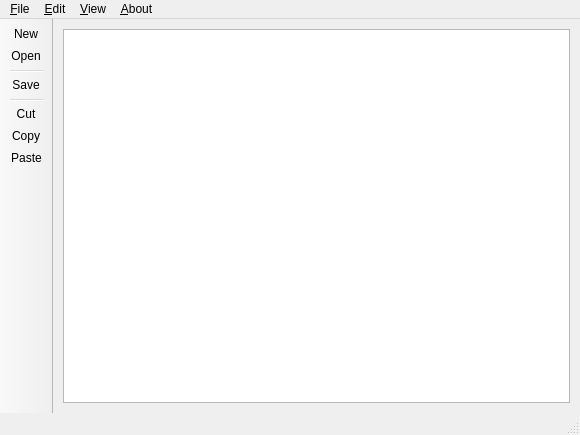
<?xml version="1.0" encoding="UTF-8"?>
<ui version="4.0">
 <class>TextEditor</class>
 <widget class="QMainWindow" name="TextEditor">
  <property name="geometry">
   <rect>
    <x>0</x>
    <y>0</y>
    <width>580</width>
    <height>435</height>
   </rect>
  </property>
  <property name="sizePolicy">
   <sizepolicy hsizetype="Preferred" vsizetype="Preferred">
    <horstretch>0</horstretch>
    <verstretch>0</verstretch>
   </sizepolicy>
  </property>
  <property name="minimumSize">
   <size>
    <width>300</width>
    <height>200</height>
   </size>
  </property>
  <property name="windowTitle">
   <string>TextEditor[*]</string>
  </property>
  <widget class="QWidget" name="centralwidget">
   <property name="enabled">
    <bool>true</bool>
   </property>
   <property name="sizePolicy">
    <sizepolicy hsizetype="Preferred" vsizetype="Preferred">
     <horstretch>0</horstretch>
     <verstretch>0</verstretch>
    </sizepolicy>
   </property>
   <layout class="QVBoxLayout" name="verticalLayout_2">
    <property name="leftMargin">
     <number>10</number>
    </property>
    <property name="topMargin">
     <number>10</number>
    </property>
    <property name="rightMargin">
     <number>10</number>
    </property>
    <property name="bottomMargin">
     <number>10</number>
    </property>
    <item>
     <widget class="QTextEdit" name="textEdit"/>
    </item>
   </layout>
  </widget>
  <widget class="QMenuBar" name="menubar">
   <property name="geometry">
    <rect>
     <x>0</x>
     <y>0</y>
     <width>580</width>
     <height>17</height>
    </rect>
   </property>
   <widget class="QMenu" name="menu_File">
    <property name="title">
     <string>&amp;File</string>
    </property>
    <property name="toolTipsVisible">
     <bool>true</bool>
    </property>
    <addaction name="actionNew"/>
    <addaction name="actionOpen"/>
    <addaction name="separator"/>
    <addaction name="actionSave"/>
    <addaction name="actionSaveAs"/>
    <addaction name="separator"/>
    <addaction name="actionClose"/>
    <addaction name="separator"/>
    <addaction name="actionExit"/>
   </widget>
   <widget class="QMenu" name="menu_View">
    <property name="toolTip">
     <string>Вид</string>
    </property>
    <property name="title">
     <string>&amp;View</string>
    </property>
    <property name="toolTipsVisible">
     <bool>true</bool>
    </property>
    <addaction name="actionSelectFont"/>
   </widget>
   <widget class="QMenu" name="menuEdit">
    <property name="toolTip">
     <string>Правка</string>
    </property>
    <property name="title">
     <string>&amp;Edit</string>
    </property>
    <property name="toolTipsVisible">
     <bool>true</bool>
    </property>
    <addaction name="actionCut"/>
    <addaction name="actionCopy"/>
    <addaction name="actionPaste"/>
    <addaction name="separator"/>
    <addaction name="actionUndo"/>
    <addaction name="actionRedo"/>
   </widget>
   <widget class="QMenu" name="menuAbout">
    <property name="toolTip">
     <string>Справка</string>
    </property>
    <property name="title">
     <string>&amp;About</string>
    </property>
    <property name="toolTipsVisible">
     <bool>true</bool>
    </property>
    <addaction name="actionAbout"/>
    <addaction name="actionAboutQt"/>
   </widget>
   <addaction name="menu_File"/>
   <addaction name="menuEdit"/>
   <addaction name="menu_View"/>
   <addaction name="menuAbout"/>
  </widget>
  <widget class="QStatusBar" name="statusbar">
   <property name="enabled">
    <bool>true</bool>
   </property>
  </widget>
  <widget class="QToolBar" name="toolBar">
   <property name="windowTitle">
    <string>toolBar</string>
   </property>
   <property name="movable">
    <bool>false</bool>
   </property>
   <property name="toolButtonStyle">
    <enum>Qt::ToolButtonIconOnly</enum>
   </property>
   <property name="floatable">
    <bool>true</bool>
   </property>
   <attribute name="toolBarArea">
    <enum>LeftToolBarArea</enum>
   </attribute>
   <attribute name="toolBarBreak">
    <bool>false</bool>
   </attribute>
   <addaction name="actionNew"/>
   <addaction name="actionOpen"/>
   <addaction name="separator"/>
   <addaction name="actionSave"/>
   <addaction name="separator"/>
   <addaction name="actionCut"/>
   <addaction name="actionCopy"/>
   <addaction name="actionPaste"/>
  </widget>
  <action name="actionNew">
   <property name="icon">
    <iconset resource="texteditor.qrc">
     <normaloff>:/icons/src/new.png</normaloff>:/icons/src/new.png</iconset>
   </property>
   <property name="text">
    <string>&amp;New</string>
   </property>
   <property name="toolTip">
    <string>Создать новый документ</string>
   </property>
   <property name="shortcut">
    <string>Ctrl+N</string>
   </property>
  </action>
  <action name="actionClose">
   <property name="text">
    <string>&amp;Close</string>
   </property>
   <property name="toolTip">
    <string>Закрыть текущее окно</string>
   </property>
   <property name="shortcut">
    <string>Ctrl+W</string>
   </property>
  </action>
  <action name="actionExit">
   <property name="text">
    <string>&amp;Exit</string>
   </property>
   <property name="toolTip">
    <string>Закрыть приложение</string>
   </property>
  </action>
  <action name="actionSelectFont">
   <property name="text">
    <string>Select &amp;Font</string>
   </property>
   <property name="toolTip">
    <string>Выбрать шрифт</string>
   </property>
  </action>
  <action name="actionCopy">
   <property name="icon">
    <iconset resource="texteditor.qrc">
     <normaloff>:/icons/src/copy.png</normaloff>:/icons/src/copy.png</iconset>
   </property>
   <property name="text">
    <string>&amp;Copy</string>
   </property>
   <property name="toolTip">
    <string>Копировать</string>
   </property>
   <property name="shortcut">
    <string>Ctrl+C</string>
   </property>
  </action>
  <action name="actionCut">
   <property name="icon">
    <iconset resource="texteditor.qrc">
     <normaloff>:/icons/src/cut.png</normaloff>:/icons/src/cut.png</iconset>
   </property>
   <property name="text">
    <string>&amp;Cut</string>
   </property>
   <property name="toolTip">
    <string>Вырезать</string>
   </property>
   <property name="shortcut">
    <string>Ctrl+X</string>
   </property>
  </action>
  <action name="actionPaste">
   <property name="icon">
    <iconset resource="texteditor.qrc">
     <normaloff>:/icons/src/paste.png</normaloff>:/icons/src/paste.png</iconset>
   </property>
   <property name="text">
    <string>&amp;Paste</string>
   </property>
   <property name="toolTip">
    <string>Вставить</string>
   </property>
   <property name="shortcut">
    <string>Ctrl+V</string>
   </property>
  </action>
  <action name="actionAbout">
   <property name="text">
    <string>&amp;About</string>
   </property>
   <property name="toolTip">
    <string>О программе</string>
   </property>
  </action>
  <action name="actionAboutQt">
   <property name="text">
    <string>&amp;AboutQt</string>
   </property>
   <property name="toolTip">
    <string>О Qt</string>
   </property>
  </action>
  <action name="actionUndo">
   <property name="text">
    <string>&amp;Undo</string>
   </property>
   <property name="toolTip">
    <string>Отменить</string>
   </property>
   <property name="shortcut">
    <string>Ctrl+Z</string>
   </property>
  </action>
  <action name="actionRedo">
   <property name="text">
    <string>&amp;Redo</string>
   </property>
   <property name="toolTip">
    <string>Повторить</string>
   </property>
   <property name="shortcut">
    <string>Ctrl+Y</string>
   </property>
  </action>
  <action name="actionOpen">
   <property name="icon">
    <iconset resource="texteditor.qrc">
     <normaloff>:/icons/src/open.png</normaloff>:/icons/src/open.png</iconset>
   </property>
   <property name="text">
    <string>&amp;Open</string>
   </property>
   <property name="toolTip">
    <string>Открыть</string>
   </property>
   <property name="shortcut">
    <string>Ctrl+O</string>
   </property>
  </action>
  <action name="actionSave">
   <property name="icon">
    <iconset resource="texteditor.qrc">
     <normaloff>:/icons/src/save.png</normaloff>:/icons/src/save.png</iconset>
   </property>
   <property name="text">
    <string>&amp;Save</string>
   </property>
   <property name="toolTip">
    <string>Сохранить</string>
   </property>
   <property name="shortcut">
    <string>Ctrl+S</string>
   </property>
  </action>
  <action name="actionSaveAs">
   <property name="icon">
    <iconset resource="texteditor.qrc">
     <normaloff>:/icons/src/save.png</normaloff>:/icons/src/save.png</iconset>
   </property>
   <property name="text">
    <string>&amp;Save As</string>
   </property>
   <property name="toolTip">
    <string>Сохранить как</string>
   </property>
   <property name="shortcut">
    <string>Ctrl+Shift+S</string>
   </property>
  </action>
 </widget>
 <resources>
  <include location="texteditor.qrc"/>
 </resources>
 <connections/>
</ui>
